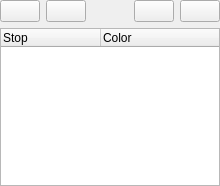
<?xml version="1.0" encoding="UTF-8"?>
<ui version="4.0">
 <class>GradientEditWidget</class>
 <widget class="QWidget" name="GradientEditWidget">
  <property name="geometry">
   <rect>
    <x>0</x>
    <y>0</y>
    <width>220</width>
    <height>186</height>
   </rect>
  </property>
  <property name="windowTitle">
   <string>Form</string>
  </property>
  <layout class="QGridLayout" name="gridLayout">
   <property name="leftMargin">
    <number>0</number>
   </property>
   <property name="topMargin">
    <number>0</number>
   </property>
   <property name="rightMargin">
    <number>0</number>
   </property>
   <property name="bottomMargin">
    <number>0</number>
   </property>
   <item row="0" column="1">
    <widget class="QPushButton" name="deletePushButton">
     <property name="text">
      <string/>
     </property>
    </widget>
   </item>
   <item row="1" column="0" colspan="5">
    <widget class="QTreeWidget" name="treeWidget">
     <column>
      <property name="text">
       <string>Stop</string>
      </property>
     </column>
     <column>
      <property name="text">
       <string>Color</string>
      </property>
     </column>
    </widget>
   </item>
   <item row="0" column="0">
    <widget class="QPushButton" name="addPushButton">
     <property name="text">
      <string/>
     </property>
    </widget>
   </item>
   <item row="0" column="3">
    <widget class="QPushButton" name="moveUpPushButton">
     <property name="text">
      <string/>
     </property>
    </widget>
   </item>
   <item row="0" column="4">
    <widget class="QPushButton" name="moveDownPushButton">
     <property name="text">
      <string/>
     </property>
    </widget>
   </item>
   <item row="0" column="2">
    <spacer name="horizontalSpacer">
     <property name="orientation">
      <enum>Qt::Horizontal</enum>
     </property>
     <property name="sizeHint" stdset="0">
      <size>
       <width>40</width>
       <height>20</height>
      </size>
     </property>
    </spacer>
   </item>
  </layout>
 </widget>
 <resources/>
 <connections/>
</ui>
